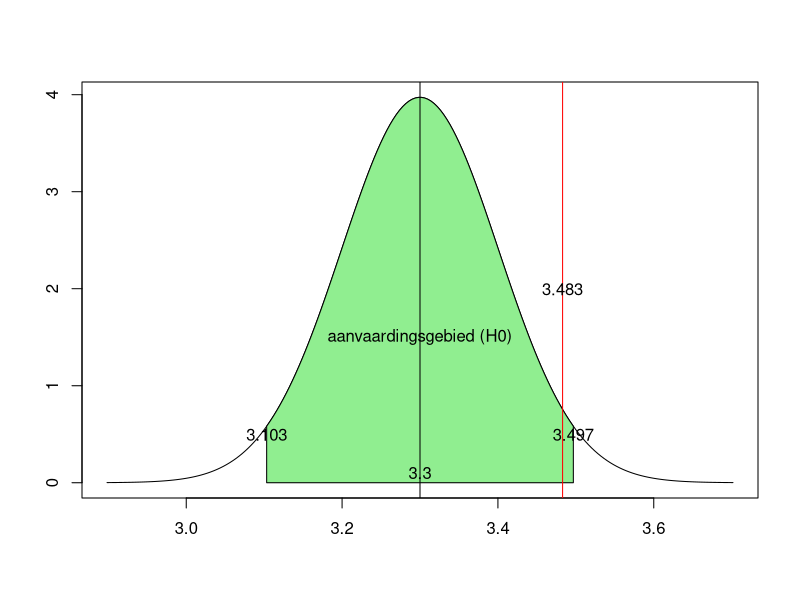

This chart was generated by the following R code:
# 1.  Formuleer de hypothesen:
#  H0:?? = 3.3
#  H1:?? ??? 3.3
#  2.  Kies significantieniveau, bv. ??=0.05

# We hebben een steekproef met
n <- 30      # steekproefgrootte
sm <- 3.483  # steekproefgemiddelde
s <- 0.55    # standaardafwijking (verondersteld gekend)
a <- 0.05    # significantieniveau (gekozen door de onderzoeker)
m0 <- 3.3    # hypothetisch populatiegemiddelde (H0)

# 3. Bepaal de waarde van de toetsingsgrootheid, in dit geval steekproefgemiddelde  =3.483
# 4. Bepaal de overschrijdingskans p en verwerp H0 als p < ??/2 (waarom delen door 2?)

p <- pnorm(sm, m0, s/sqrt(n))
p

if(p < a/2) {
  print("H0 verwerpen")
} else {
  print("H0 niet verwerpen")
}

g1 <- m0 - qnorm(1-a/2) * s / sqrt(n) # ondergrens aanvaardingsgebied
g2 <- m0 + qnorm(1-a/2) * s / sqrt(n) # bovengrens aanvaardingsgebied
c(g1, g2)

# Als het gevonden steekproefgemiddelde tussen g1 en g2 ligt, kan je H0 niet verwerpen
if (g1 < sm & sm < g2) {
  print("H0 niet verwerpen")
} else {
  print("H0 verwerpen")
}

# grenzen van de plot (x-waarden)
x <- seq(m0-4*s/sqrt(n), m0+4*s/sqrt(n), length=200)
# y-waarden (volgen de Gauss-curve)
dist <- dnorm(x, m0, s/sqrt(n))
plot (x, dist, type = 'l', xlab = '', ylab = '')

# Het aanvaardingsgebied plotten
i <- g1 <= x & x <= g2          # Waarden van x tussen g1 en g2
dg1 <- dnorm(g1, m0, s/sqrt(n)) # kansdichtheid op g1 en g2
dg2 <- dnorm(g2, m0, s/sqrt(n))
polygon(                        # Plot deze waarden op de grafiek
  c(g1, g1,  x[i],    g2,  g2),
  c(0,  dg1, dist[i], dg2, 0),
  col = 'lightgreen')
text(g1,.5,signif(g1, digits=4))  # Toon grenswaarde
text(g2,.5,signif(g2, digits=4))  # Toon grenswaarde

text(m0, 0.1, m0)               # Hypothetisch populatiegemiddelde
abline(v=m0)                    # Trek daar een vertikale lijn

text(m0, 1.5, 'aanvaardingsgebied (H0)')

# Toon het gevonden steekproefgemiddelde ahv rode vertikale lijn
abline(v=sm, col='red')
text(sm, 2, sm)